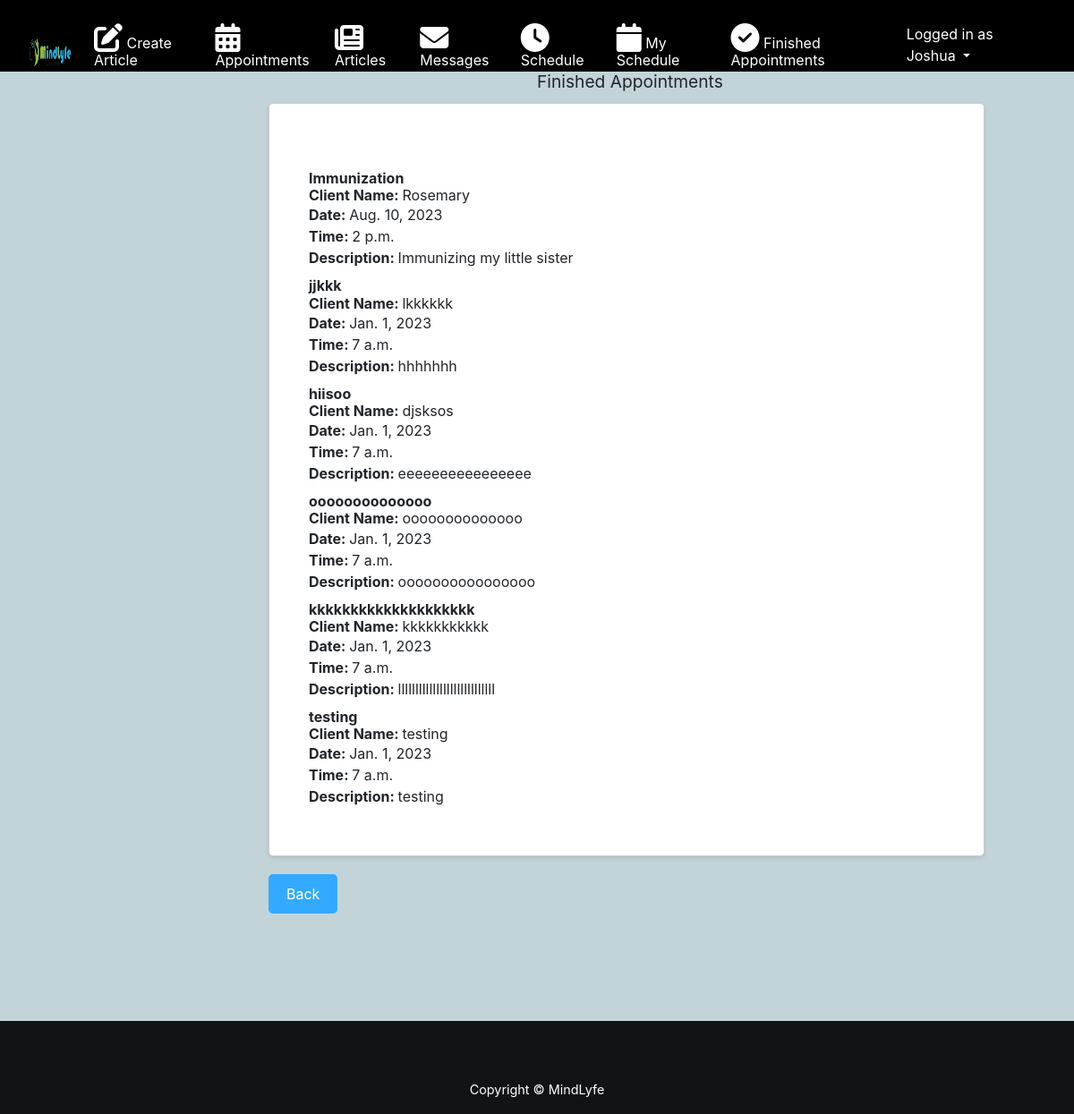
The app's page /finished-appointments/ (signed in) with its own data.
### chat/models.py (models this page shows, shortened)
class UserProfile(AbstractUser):
    is_patient = models.BooleanField(default=False)
    is_teacher = models.BooleanField(default=False)
    is_organization = models.BooleanField(default=False)
    username = models.CharField(max_length=50, unique=True)
    email = models.EmailField(unique=True)
    phone = models.CharField(max_length=20, blank=True)
    title = models.CharField(max_length=50, unique=False)
    organization_name=models.CharField(max_length=50,default='Organization')
    location=models.CharField(max_length=50,default='Location')
    representative_name=models.CharField(max_length=50,default='Name')
    class Meta:
        db_table = 'chat_users'
        verbose_name = 'User'
        verbose_name_plural = 'Users'

class Appointment(models.Model):
    assigned_to = models.ForeignKey(UserProfile, on_delete=models.CASCADE, related_name='assigned_appointments', null=True, blank=True)
    patient = models.ForeignKey(UserProfile, on_delete=models.CASCADE, related_name='created_appointments', null=True, blank=True)
    organization = models.ForeignKey(UserProfile, on_delete=models.CASCADE, related_name='organization_appointments', null=True, blank=True)
    title = models.CharField(max_length=200, null=False, blank=False)
    client_Name = models.CharField(max_length=50, null=False, blank=False)
    date = models.DateField()
    time = models.TimeField(null=False, blank=False)
    description = models.TextField(max_length=1000, null=False, blank=False)
    status = models.CharField(max_length=20, choices=STATUS_CHOICES, default='draft')
    is_done = models.BooleanField(default=False)

### chat/views.py (the view)
# urls.py: path('finished-appointments/', views.finished_appointments, name='finished_appointments'),
@login_required
def finished_appointments(request):
    if request.user.is_teacher:  # Check if the user is a therapist
        finished_appointments = Appointment.objects.filter(status='finished')
        return render(request, 'finished_appointments.html', {'finished_appointments': finished_appointments})
    else:
        return HttpResponseForbidden("Permission denied")

### theme/templates/finished_appointments.html (shortened to what this page needs)
{% extends "baseblg.html" %}
{% block content %}
    <h1 class="card-title" style="margin-left: 50%; font-size: larger;">Finished Appointments</h1>
    <div class="card" style="width: 50rem; text-align:flex-start; margin:10px 25%; padding:2%;">
        <div class="card-body">
            <ul>
                {% for appointment in finished_appointments %}
                    <li>
                        <h3><strong>{{ appointment.title }}</strong></h3>
                        <h5><strong>Client Name: </strong> {{ appointment.client_Name }}</h5>
                        <p><strong>Date: </strong> {{ appointment.date }}</p>
                        <p><strong>Time: </strong> {{ appointment.time }}</p>
                        <p><strong>Description: </strong> {{ appointment.description }}</p>
                    </li>
                {% endfor %}
            </ul>
        </div>
    </div>
    <a href="#" class="btn-back" id="backButton" style="margin-left: 25%;">Back</a>
{% endblock %}

### theme/templates/baseblg.html (shortened to what this page needs)
{% load static %}
<!doctype html>
<html lang="en">
<head>
    <link rel="stylesheet" href="https://maxcdn.bootstrapcdn.com/bootstrap/4.0.0/css/bootstrap.min.css"
>
    <link rel="stylesheet" href="https://cdnjs.cloudflare.com/ajax/libs/font-awesome/6.4.2/css/all.min.css"
   />
    <link rel="stylesheet" type="text/css" href="{% static 'vendor/fontello-2f186091/css/fontello.css' %}">
    <link rel="stylesheet" type="text/css" href="{% static 'css/app.css' %}">
    {% if user.is_authenticated and user.is_teacher %}
    <link rel="stylesheet" type="text/css" href="{% static 'css/teachers.css' %}">
    {% else %}
    <link rel="stylesheet" type="text/css" href="{% static 'css/students.css' %}">
    {% endif %}
</head>
<body style="background-color: #c2d4d8;overflow-x: hidden; ">
  <div>
    <nav style="background-color: black; max-height: 80px;">
        <nav class="navbar navbar-expand-lg bg-body-tertiary">
            <div class="container-fluid">
                <a class="navbar-brand" href="#">
                    <img src="{% static 'img/MindLyfe.png' %}" id="mind1" style="max-height: 40px; max-width: 50px;">
                </a>
                <div class="collapse navbar-collapse" id="navbarNavDropdown">
                    <ul class="navbar-nav">
                        <li class="nav-item">
                            <a class="nav-link" href="{% url 'chat:post_create' %}">
                                        <h5 class="card-title" style="color: white;">
                                            <i class="fas fa-edit fa-2x card-icon"></i>
                                            Create Article
                                        </h5>
                            </a>
                        </li>
                        <li class="nav-item">
                            <a class="nav-link" href="{% url 'chat:user_appointments' %}">
                                        <h5 class="card-title" style="color: white;">
                                            <i class="fas fa-calendar-alt fa-2x card-icon"></i>
                                            Appointments</h5>
                            </a>
                        </li>
                        <li class="nav-item">
                            <a class="nav-link" href="{% url 'chat:post_list' %}">
                                        <h5 class="card-title" style="color: white;">
                                            <i class="fas fa-newspaper fa-2x card-icon"></i>
                                            Articles</h5>
                            </a>
                        </li>
                        <li class="nav-item">
                            <a class="nav-link" href="/">
                                        <h5 class="card-title" style="color: white;">
                                            <i class="fas fa-envelope fa-2x card-icon"></i>
                                            Messages</h5>
                            </a>
                        </li>
                        <li class="nav-item">
                            <a class="nav-link" href="{% url 'chat:create-appointment-slot' %}">
                                        <h5 class="card-title" style="color: white;">
                                            <i class="fas fa-clock fa-2x card-icon"></i>
                                            Schedule</h5>
                            </a>
                        </li>
                        <li class="nav-item">
                            <a class="nav-link" href="{% url 'chat:available_therapists' %}">
                                        <h5 class="card-title" style="color: white;">
                                            <i class="fas fa-calendar fa-2x card-icon"></i>
                                            My Schedule</h5>
                            </a>
                        </li>
                        <li class="nav-item">
                            <a class="nav-link" href="{% url 'chat:finished_appointments' %}">
                                        <h5 class="card-title" style="color: white;">
                                            <i class="fas fa-check-circle fa-2x card-icon"></i>
                                            Finished Appointments</h5>
                            </a>
                        </li>
                        {% if user.is_authenticated %}
                        <li class="nav-item dropdown">
                            <a class="nav-link dropdown-toggle" href="#" role="button" data-bs-toggle="dropdown"
                                aria-expanded="false" style="color: white;">
                                Logged in as {{ user.username }}
                            </a>
                        </li>
                    </ul>
                </div>
                {% else %}
                <a href="{% url 'login' %}" class="btn btn-success" role="button">Log in</a>
                <a href="" class="btn btn-primary" role="button">Sign up</a>
                {% endif %}
            </div>
        </nav>
    </nav>
    {% block content %}{% endblock %}
</div>
    <div class="Van" style="margin-top: 120px;">
        <footer class="py-3 bg-grey">
            <p class="m-0 text-white text-center">Copyright &copy; MindLyfe</p>
        </footer>
    </div>
</body>
</html>

### chat/static/css/app.css (style rules this page uses)
footer { font-size: .9rem; }
.Van { padding-top:50px; background-color: #121314; color: white; margin-top: auto; position: absolute; width: 100%; margin-bottom: 0; }
.card { width: 80%; margin: 0 auto; padding: 20px; border: 1px solid #ccc; border-radius: 5px; box-shadow: 0 2px 4px rgba(0, 0, 0, 0.1); background-color: #fff; }
.card-body { margin-top: 20px; }
ul { list-style-type: none; padding: 0; }
ul li { margin-bottom: 10px; }
.btn-back { display: inline-block; background-color: #33aaff; color: #fff; padding: 10px 20px; text-decoration: none; border-radius: 5px; margin-top: 10px; font-size: 16px; }
ul { list-style: none; padding: 0; }
ul li { margin: 10px 0; }
strong { font-weight: bold; }
a { color: #007bff; text-decoration: none; }

### chat/static/css/teachers.css (style rules this page uses)
body { background-color: #b0aac2; }
.Van { padding-top:50px; background-color: #121314; color: white; margin-top: auto; position: absolute; width: 100%; margin-bottom: 0; }
html { line-height: 1.5; -webkit-text-size-adjust: 100%; -moz-tab-size: 4; -o-tab-size: 4; tab-size: 4; font-family: ui-sans-serif, system-ui, -apple-system, BlinkMacSystemFont, "Segoe UI", Roboto, "Helvetica Neue", Arial, "Noto Sans", sans-serif, "Apple Color Emoji", "Segoe UI Emoji", "Segoe UI Symbol", "Noto Color Emoji"; }
body { margin: 0; line-height: inherit; }
h1, h2, h3, h4, h5, h6 { font-size: inherit; font-weight: inherit; }
a { color: inherit; text-decoration: inherit; }
b, strong { font-weight: bolder; }
blockquote, dl, dd, h1, h2, h3, h4, h5, h6, hr, figure, p, pre { margin: 0; }
ol, ul, menu { list-style: none; margin: 0; padding: 0; }
button, [role="button"] { cursor: pointer; }
img, svg, video, canvas, audio, iframe, embed, object { display: block; vertical-align: middle; }
img, video { max-width: 100%; height: auto; }
.m-0 { margin: 0px; }
.py-3 { padding-top: 0.75rem; padding-bottom: 0.75rem; }
.text-center { text-align: center; }
.text-white { --tw-text-opacity: 1; color: rgb(255 255 255 / var(--tw-text-opacity)); }
#mind1 { width:175px; height:59px; }

### records on screen
UserProfile: username "Joshua"
Appointment: title "Immunization", client_Name "Rosemary", date "Aug. 10, 2023", time "2 p.m.", description "Immunizing my little sister"
Appointment: title "jjkkk", client_Name "lkkkkkk", date "Jan. 1, 2023", time "7 a.m.", description "hhhhhhh"
Appointment: title "hiisoo", client_Name "djsksos", date "Jan. 1, 2023", time "7 a.m.", description "eeeeeeeeeeeeeeee"
Appointment: title "oooooooooooooo", client_Name "oooooooooooooo", date "Jan. 1, 2023", time "7 a.m.", description "oooooooooooooooo"
Appointment: title "kkkkkkkkkkkkkkkkkkkk", client_Name "kkkkkkkkkkk", date "Jan. 1, 2023", time "7 a.m.", description "llllllllllllllllllllllllllll"
Appointment: title "testing", client_Name "testing", date "Jan. 1, 2023", time "7 a.m.", description "testing"
